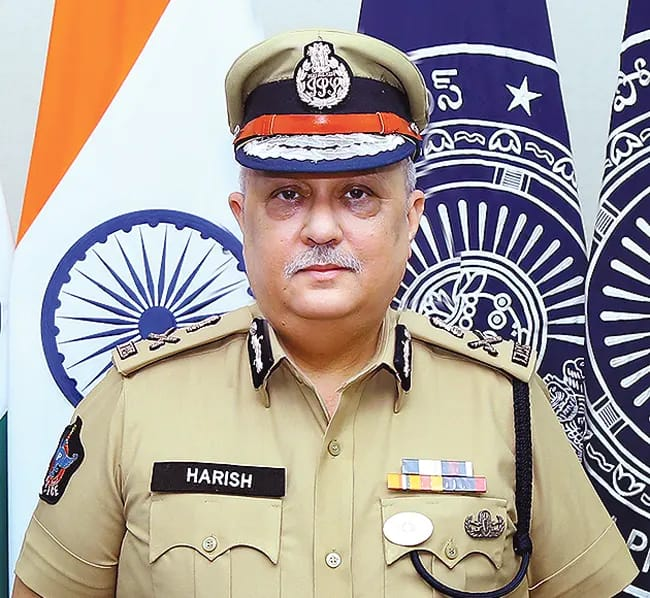
#> input picture new_frontend/assets/images/DGP.jpg, 650 x 598 px
$ python -i image_utils.py   (imports and definitions only)
#> lines starting #> are read from the running program, lines starting #| are printed output that depends on the picture
#> further down, picture is the input picture: shape (598, 650, 3); mean B, G, R 154.7, 160, 169.4
import cv2
import numpy as np
from typing import Tuple, Optional

# [148 lines left out: functions denoise, deblur, colorize, sharpen, not called in this run]

def low_light_boost(img: np.ndarray, gamma: float = 1.2) -> np.ndarray:
    """
    Enhance low-light images using gamma correction and CLAHE.

    Args:
        img: Input image (BGR format)
        gamma: Gamma correction value (1.0 = no change, <1.0 = brighter, >1.0 = darker)

    Returns:
        Enhanced image
    """
#> called with gamma = 1.2
    if img is None:
        raise ValueError("Input image is None")

    if len(img.shape) != 3 or img.shape[2] != 3:
        raise ValueError(f"Expected 3-channel BGR image, got shape: {img.shape}")

    try:
        # Gamma correction (for low-light, we want to brighten, so gamma < 1.0)
        # But the parameter is inverted: higher gamma = brighter for low-light
        inv_gamma = 1.0 / gamma
        table = np.array([((i / 255.0) ** inv_gamma) * 255 for i in np.arange(0, 256)]).astype("uint8")
        corrected = cv2.LUT(img, table)

        if corrected is None:
            raise ValueError("Gamma correction returned None")

        # Apply CLAHE (Contrast Limited Adaptive Histogram Equalization)
        lab = cv2.cvtColor(corrected, cv2.COLOR_BGR2LAB)
#> lab: shape (598, 650, 3); mean of channels 0, 1, 2 175.5, 132.3, 130.9
        l, a, b = cv2.split(lab)
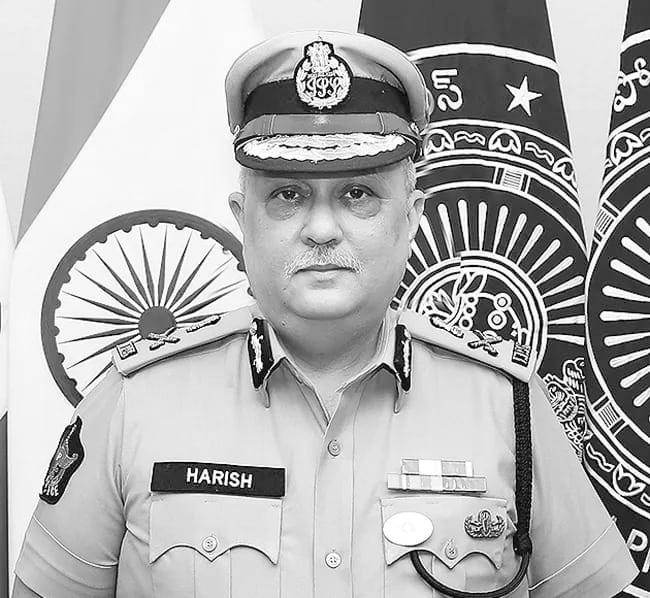
#> l: shape (598, 650); min 0, max 255, mean 175.5
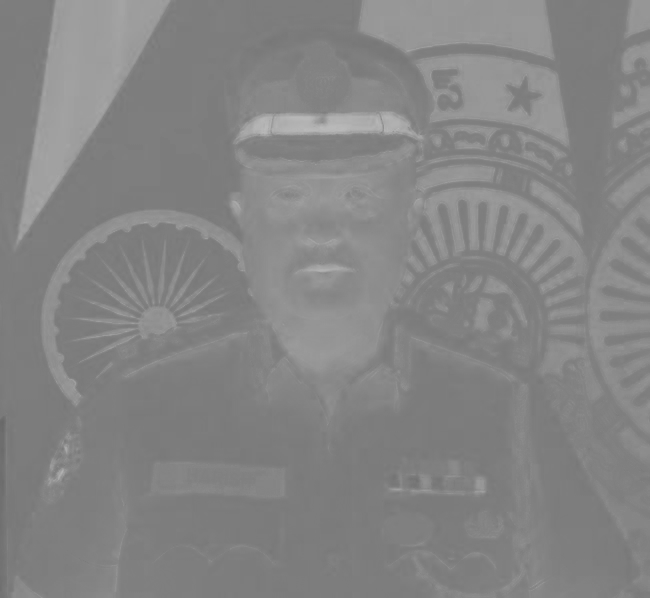
#> a: shape (598, 650); min 104, max 186, mean 132.3
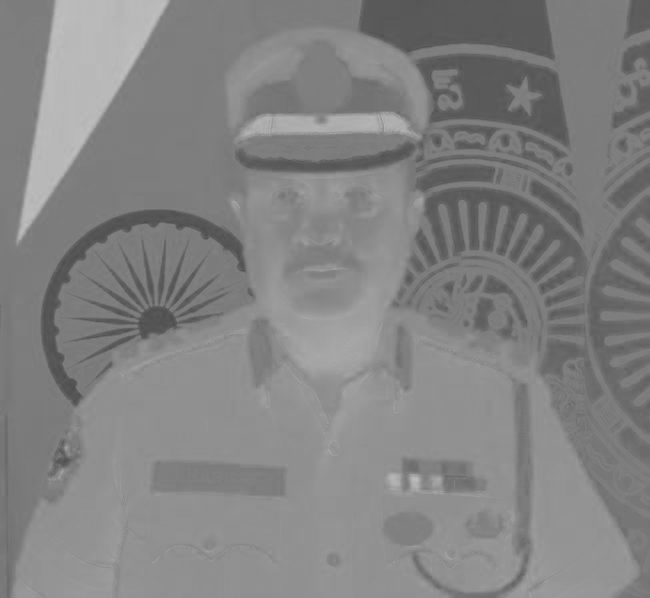
#> b: shape (598, 650); min 75, max 193, mean 130.9
        clahe = cv2.createCLAHE(clipLimit=2.0, tileGridSize=(8, 8))
        l = clahe.apply(l)
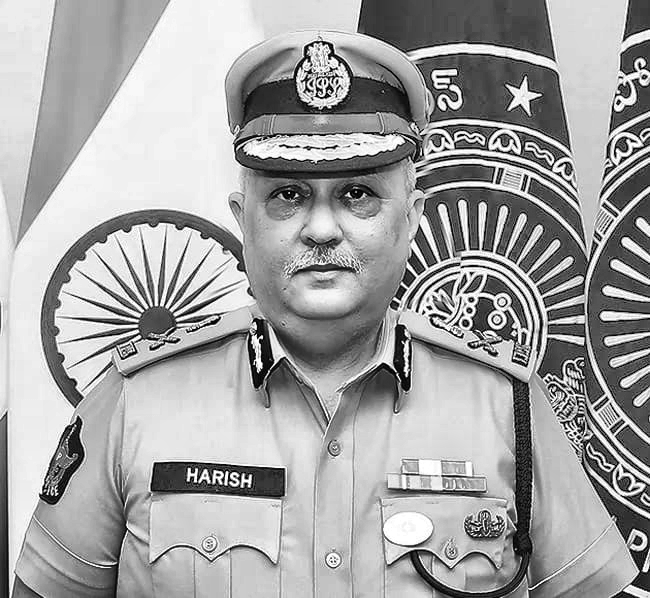
#> l: shape (598, 650); min 0, max 255, mean 163.8
        enhanced = cv2.merge([l, a, b])
#> enhanced: shape (598, 650, 3); mean of channels 0, 1, 2 163.8, 132.3, 130.9
        enhanced = cv2.cvtColor(enhanced, cv2.COLOR_LAB2BGR)
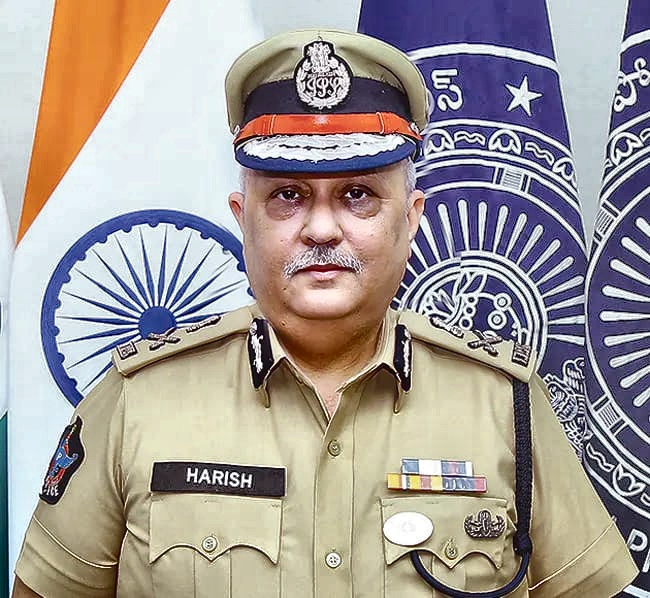
#> enhanced: shape (598, 650, 3); mean B, G, R 152.6, 156.4, 164.5

        if enhanced is None:
            raise ValueError("CLAHE enhancement returned None")

        return enhanced
    except Exception as e:
        raise ValueError(f"Low-light boost failed: {str(e)}")

# [37 lines left out: function upscale, not called in this run]

>>> import cv2
>>> picture = cv2.imread('../../new_frontend/assets/images/DGP.jpg')
>>> result = low_light_boost(picture)

$ run again, on new_frontend/assets/images/HomeMinister.jpg
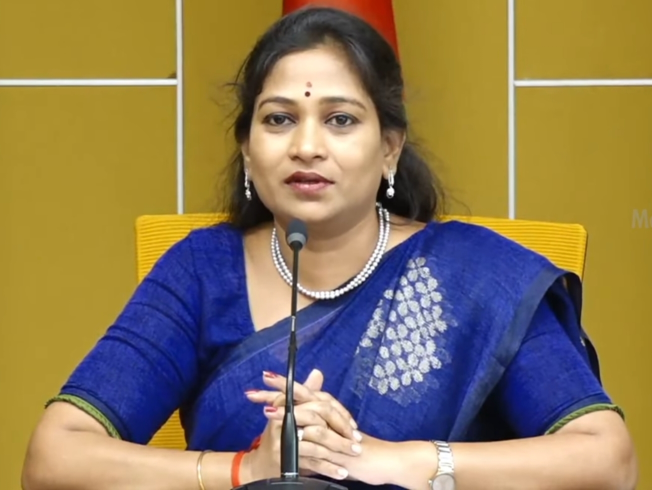
#> input picture new_frontend/assets/images/HomeMinister.jpg, 1304 x 980 px (shown at 1/2 size)
#> picture is the input picture: shape (980, 1304, 3); mean B, G, R 89.7, 123.3, 141.4
#> lab: shape (980, 1304, 3); mean of channels 0, 1, 2 146.8, 133.9, 146
#> in low_light_boost, `l = clahe.apply(l)`:
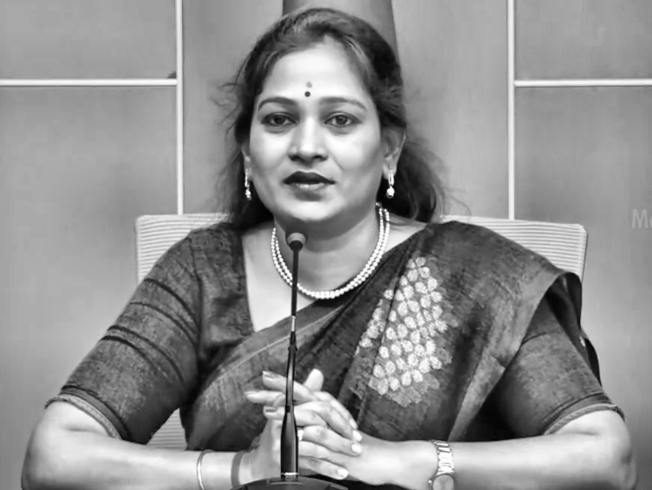
#> l: shape (980, 1304) (shown at 1/2 size); min 0, max 255, mean 142.9
#> in low_light_boost, `enhanced = cv2.cvtColor(enhanced, cv2.COLOR_LAB2BGR)`:
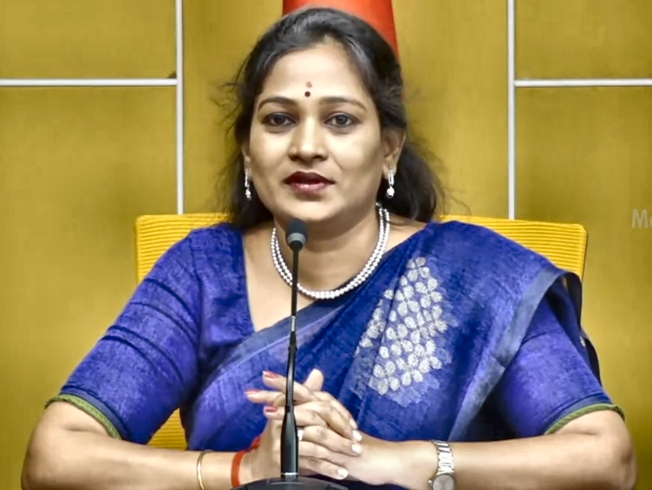
#> enhanced: shape (980, 1304, 3) (shown at 1/2 size); mean B, G, R 99.8, 132.6, 147.9

$ run again, on new_frontend/assets/images/CM.png
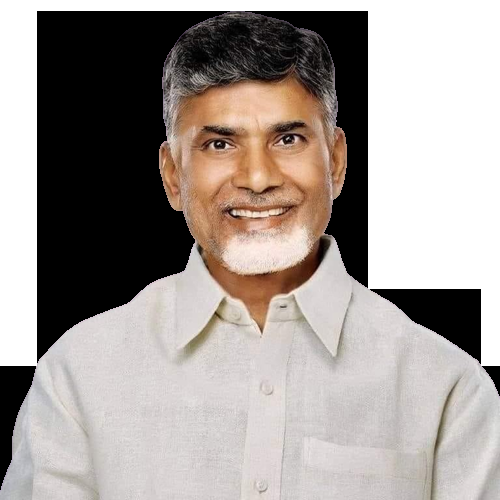
#> input picture new_frontend/assets/images/CM.png, 500 x 500 px
#> picture is the input picture: shape (500, 500, 3); mean B, G, R 149.1, 153.5, 161.4
#> lab: shape (500, 500, 3); mean of channels 0, 1, 2 162.6, 130.1, 131.3
#> in low_light_boost, `l, a, b = cv2.split(lab)`:
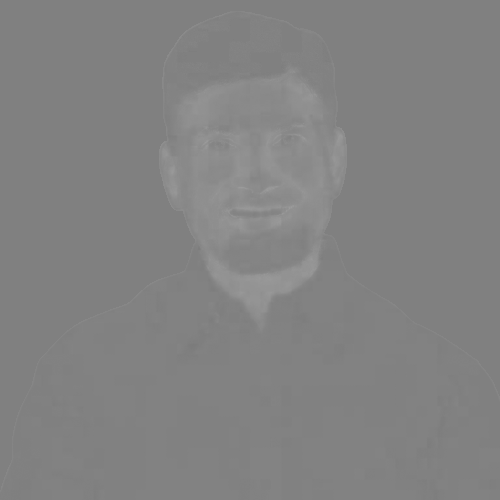
#> a: shape (500, 500); min 123, max 155, mean 130.1
#> in low_light_boost, `enhanced = cv2.cvtColor(enhanced, cv2.COLOR_LAB2BGR)`:
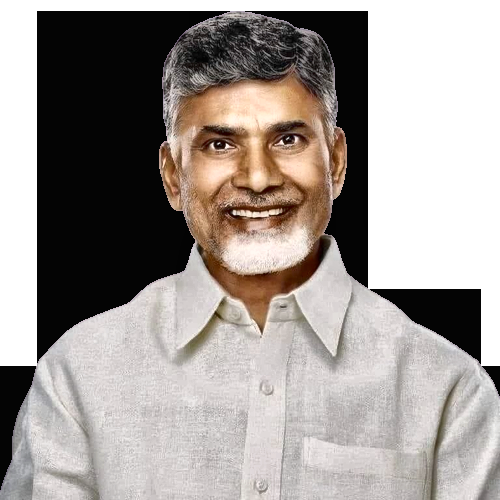
#> enhanced: shape (500, 500, 3); mean B, G, R 148.8, 153, 160

$ run again, on new_frontend/assets/images/DyCM.png
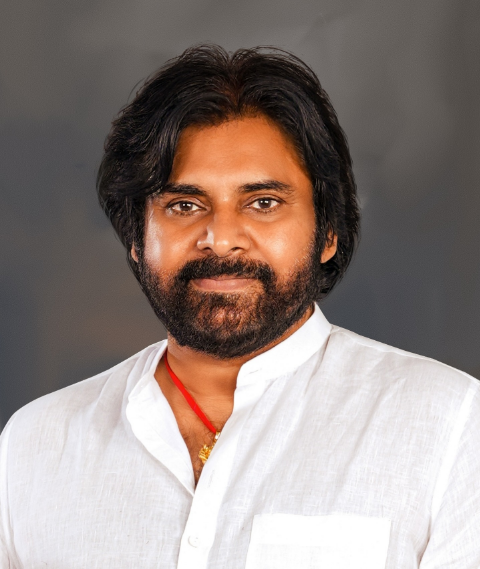
#> input picture new_frontend/assets/images/DyCM.png, 480 x 569 px
#> picture is the input picture: shape (569, 480, 3); mean B, G, R 128.2, 133.4, 146.7
#> lab: shape (569, 480, 3); mean of channels 0, 1, 2 152.4, 132.3, 132.9
#> in low_light_boost, `l, a, b = cv2.split(lab)`:
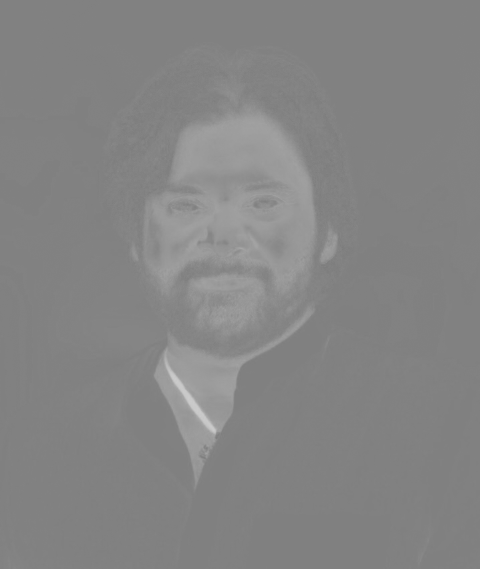
#> a: shape (569, 480); min 124, max 203, mean 132.3
#> in low_light_boost, `enhanced = cv2.cvtColor(enhanced, cv2.COLOR_LAB2BGR)`:
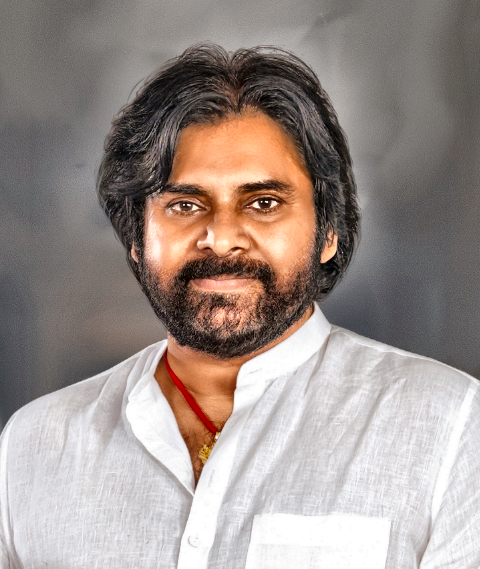
#> enhanced: shape (569, 480, 3); mean B, G, R 140.1, 145.6, 157.7
